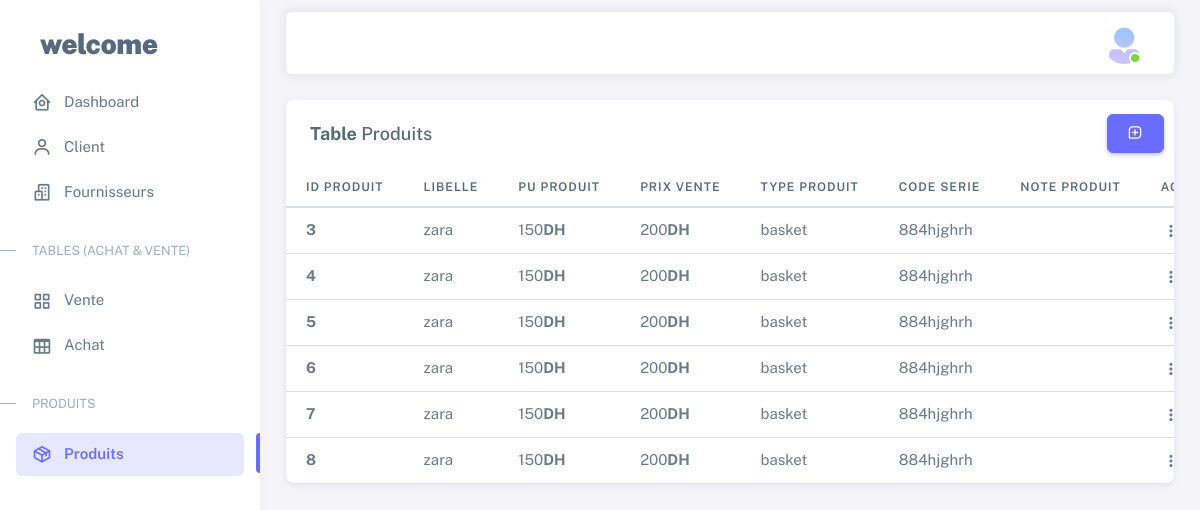
Page /prod.php (signed in) on the committed database.
### tables this page shows
CREATE TABLE `produits` (
  `id_prod` int(11) NOT NULL,
  `libelle` varchar(50) NOT NULL,
  `pu_prod` float NOT NULL,
  `type_prod` varchar(50) NOT NULL,
  `prix_vente` float NOT NULL,
  `note_prod` text NOT NULL,
  `code_serie` varchar(200) NOT NULL
);

### prod.php (the view, shortened to what this page needs)
<?php
include_once('db/connexion.php');
?>
<!DOCTYPE html>
<html lang="en" class="light-style layout-menu-fixed" dir="ltr" data-theme="theme-default" data-assets-path="assets/" data-template="vertical-menu-template-free">
<head>
  <link rel="stylesheet" href="assets/vendor/fonts/boxicons.css" />
  <link href='https://unpkg.com/boxicons@2.1.2/css/boxicons.min.css' rel='stylesheet'>
  <link rel="stylesheet" href="assets/vendor/css/core.css" class="template-customizer-core-css" />
  <link rel="stylesheet" href="assets/vendor/css/theme-default.css" class="template-customizer-theme-css" />
  <link rel="stylesheet" href="assets/css/demo.css" />
  <link rel="stylesheet" href="assets/vendor/libs/perfect-scrollbar/perfect-scrollbar.css" />
  <link rel="stylesheet" href="assets/vendor/libs/apex-charts/apex-charts.css" />
</head>
<body>
  <div class="layout-wrapper layout-content-navbar">
    <div class="layout-container">
      <aside id="layout-menu" class="layout-menu menu-vertical menu bg-menu-theme">
        <div class="app-brand demo">
          <a href="dashboard.php" class="app-brand-link">
            <span class="app-brand-text demo menu-text fw-bolder ms-2">Welcome</span>
          </a>
        </div>
        <ul class="menu-inner py-1">
          <li class="menu-item ">
            <a href="dashboard.php" class="menu-link">
              <i class="menu-icon tf-icons bx bx-home-circle"></i>
              <div data-i18n="Analytics">Dashboard</div>
            </a>
          </li>
          <li class="menu-item ">
            <a href="client.php" class="menu-link">
              <i class="menu-icon tf-icons bx bx-user"></i>
              <div data-i18n="Basic">Client</div>
            </a>
          </li>
          <li class="menu-item">
            <a href="Fournisseurs.php" class="menu-link">
              <i class="menu-icon tf-icons bx bx-buildings"></i>
              <div data-i18n="Fournisseurs">Fournisseurs</div>
            </a>
          </li>
          <li class="menu-header small text-uppercase"><span class="menu-header-text">Tables (Achat & vente)</span></li>
          <li class="menu-item ">
            <a href="vente.php" class="menu-link">
              <i class="menu-icon tf-icons bx bx-grid-alt"></i>
              <div data-i18n="Tables">Vente</div>
            </a>
          </li>
          <li class="menu-item ">
            <a href="achat.php" class="menu-link">
              <i class="menu-icon tf-icons bx bx-table"></i>
              <div data-i18n="Tables">Achat</div>
            </a>
          </li>
          <li class="menu-header small text-uppercase"><span class="menu-header-text">Produits</span></li>
          <li class="menu-item active">
            <a href="prod.php" class="menu-link">
              <i class="menu-icon tf-icons bx bx-package"></i>
              <div data-i18n="Produits">Produits</div>
            </a>
          </li>
        </ul>
      </aside>
      <div class="layout-page">
        <nav class="layout-navbar container-xxl navbar navbar-expand-xl navbar-detached align-items-center bg-navbar-theme" id="layout-navbar">
          <div class="navbar-nav-right d-flex align-items-center" id="navbar-collapse">
            <ul class="navbar-nav flex-row align-items-center ms-auto">
              <li class="nav-item navbar-dropdown dropdown-user dropdown">
                <a class="nav-link dropdown-toggle hide-arrow" href="javascript:void(0);" data-bs-toggle="dropdown">
                  <div class="avatar avatar-online">
                    <img src="assets/img/avatars/55.png" alt class="w-px-40 h-auto rounded-circle" />
                  </div>
                </a>
              </li>
            </ul>
          </div>
        </nav>
        <div class="content-wrapper">
          <div class="container-xxl flex-grow-1 container-p-y">
            <div class="card">
              <div class="row">
                <div class="col-md-6">
                  <h5 class="card-header"> <strong>Table</strong> Produits</h5>
                </div>
                <div class="col-md-4 " style="margin-left: auto;text-align-last: right; align-self: center; padding-right: calc(var(--bs-gutter-x) * 0.9);">
                  <button type="button" class="btn btn-primary bx bx-message-square-add" data-bs-toggle="modal" data-bs-target="#modaladd">
                  </button>
                </div>
              </div>
            </div>
          </div>
          <div class="table-responsive text-nowrap">
            <table class="table table-hover">
              <thead>
                <tr>
                  <th>Id PRODUIT</th>
                  <th>Libelle</th>
                  <th>PU PRODUIT</th>
                  <th>Prix vente</th>
                  <th>Type PRODUIT</th>
                  <th>Code Serie</th>
                  <th>Note PRODUIT</th>
                  <th>Actions</th>
                </tr>
              </thead>
              <tbody class="table-border-bottom-0">
                <?php
                $sql = "SELECT * FROM `produits`";
                $query = mysqli_query($conn, $sql);
                if (mysqli_num_rows($query) > 0) {
                  while ($row = mysqli_fetch_assoc($query)) {
                    echo "
                          <tr>
                            <td><strong>" . $row["id_prod"] . "</strong></td>
                            <td>" . $row["libelle"] . "</td>";
                    if ($_COOKIE['type_user'] == "admin") {
                      echo "<td>" . $row["pu_prod"] . "<strong>DH</strong></td>";
                    } else {
                      echo "<td>NULL<strong></strong></td>";
                    }
                    echo "<td>" . $row["prix_vente"] . "<strong>DH</strong></td>
                            <td>" . $row["type_prod"] . "</td>
                            <td>" . $row["code_serie"] . "</td>
                            <td>" . $row["note_prod"] . "</td>";
                    if ($_COOKIE['type_user'] == "admin") {
                      echo "<td>
                              <div class=\"dropdown\">
                                <button type=\"button\" class=\"btn p-0 dropdown-toggle hide-arrow\" data-bs-toggle=\"dropdown\">
                                  <i class=\"bx bx-dots-vertical-rounded\"></i>
                                </button>
                                <div class=\"dropdown-menu\">
                                  <a class=\"dropdown-item\" data-bs-toggle=\"modal\" data-bs-target=\"#modal" . $row["id_prod"] . "\" href=prod.php?id_fourn=" . $row["id_prod"] . "><i class=\"bx bx-edit-alt me-1\"></i> Edit</a>
                                  <a class=\"dropdown-item\" href=prod.php?id_del=" . $row["id_prod"] . "><i class=\"bx bx-trash me-1\"></i> Delete</a>
                                </div>
                              </div>
                            </td>
                          </tr>";
                    } else {
                      echo "<td>
                              NULL
                            </td>
                          </tr>";
                    }
                  }
                }
                ?>
              </tbody>
            </table>
          </div>
        </div>
      </div>
    </div>
</body>
</html>

### assets/css/demo.css (style rules this page uses)
.menu .app-brand.demo { height: 64px; margin-top: 12px; }
.app-brand-text.demo { font-size: 1.75rem; letter-spacing: -0.5px; text-transform: lowercase; }

### rows in the picture
produits: id_prod "3", libelle "zara", pu_prod "150", prix_vente "200", type_prod "basket", code_serie "884hjghrh"
produits: id_prod "4", libelle "zara", pu_prod "150", prix_vente "200", type_prod "basket", code_serie "884hjghrh"
produits: id_prod "5", libelle "zara", pu_prod "150", prix_vente "200", type_prod "basket", code_serie "884hjghrh"
produits: id_prod "6", libelle "zara", pu_prod "150", prix_vente "200", type_prod "basket", code_serie "884hjghrh"
produits: id_prod "7", libelle "zara", pu_prod "150", prix_vente "200", type_prod "basket", code_serie "884hjghrh"
produits: id_prod "8", libelle "zara", pu_prod "150", prix_vente "200", type_prod "basket", code_serie "884hjghrh"
